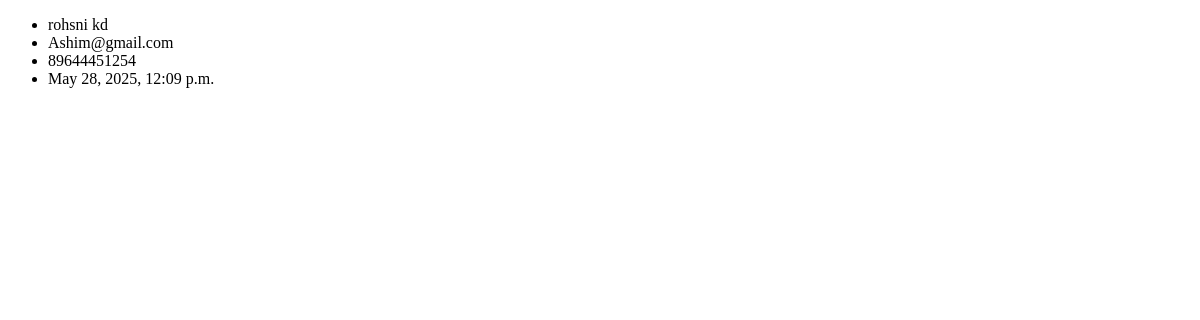
Before: /member with the older database file.
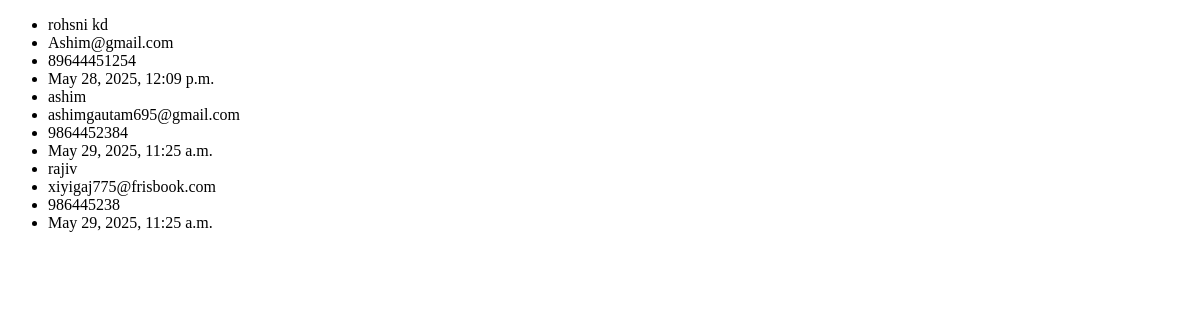
After: the same page with the newer database file.
### workshop/models.py (models this page shows, shortened)
class Member(models.Model):
    name = models.CharField(max_length=100)
    email = models.EmailField(unique=True)
    phone = models.CharField(max_length=15, blank=True)
    joined_at = models.DateTimeField(auto_now_add=True)
    workshops = models.ManyToManyField(Workshop, blank=True)

### workshop/views.py (the view)
# urls.py: path('member',member_list,name="member"),
def member_list(request):
        context={
        "members":Member.objects.all()
        }
        return render(request,'workshop/memberlist.html',context)

### workshop/templates/workshop/memberlist.html (shortened to what this page needs)
<!DOCTYPE html>
<html lang="en">
  <head>
  </head>
  <body>
    <ul>
      {% for member in members %}
      <li>{{member.name}}</li>
      <li>{{member.email}}</li>
      <li>{{member.phone}}</li>
      <li>{{member.joined_at}}</li>
      {% endfor %}
    </ul>
  </body>
</html>

Changed rows visible on the page:
added Member: name "ashim", email "ashimgautam695@gmail.com", phone "9864452384", joined_at "May 29, 2025, 11:25 a.m."
added Member: name "rajiv", email "xiyigaj775@frisbook.com", phone "986445238", joined_at "May 29, 2025, 11:25 a.m."
